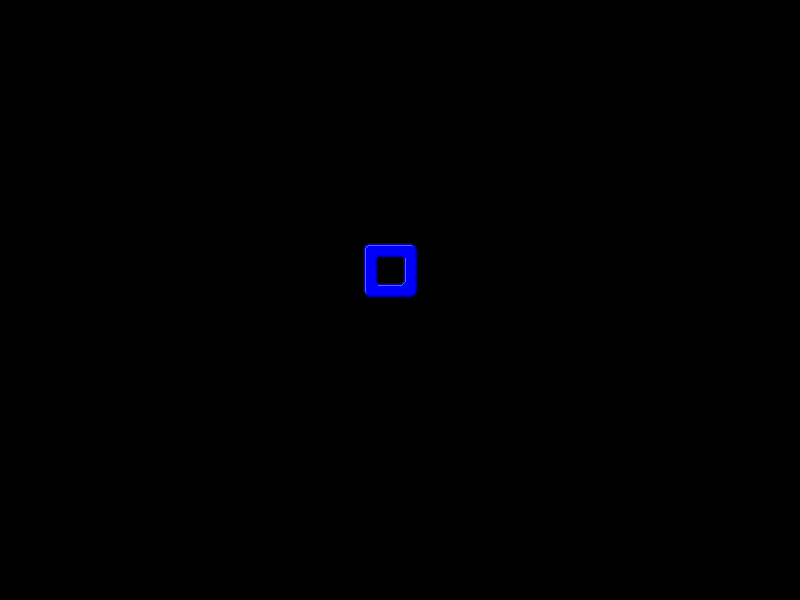

Tiled map render using the project's own tile images. Description and the whole map definition, tile-layer contents included, below:
An orthogonal 40x30 tile map with 20x20 px tiles, 1 tile layer (Tile Layer 1) and 1 object (player).

<map version="1.2" tiledversion="1.2.3" orientation="orthogonal" renderorder="right-down" width="40" height="30" tilewidth="20" tileheight="20" infinite="0" nextlayerid="3" nextobjectid="2">
 <tileset firstgid="1" name="tilemap" tilewidth="20" tileheight="20" spacing="1" tilecount="238" columns="17">
  <image source="tilemapp.png" width="356" height="293" />
 </tileset>
 <layer id="1" name="Tile Layer 1" width="40" height="30">
  <data encoding="csv">
0,0,0,0,0,0,0,0,0,0,0,0,0,0,0,0,0,0,0,0,0,0,0,0,0,0,0,0,0,0,0,0,0,0,0,0,0,0,0,0,
0,0,0,0,0,0,0,0,0,0,0,0,0,0,0,0,0,0,0,0,0,0,0,0,0,0,0,0,0,0,0,0,0,0,0,0,0,0,0,0,
0,0,0,0,0,0,0,0,0,0,0,0,0,0,0,0,0,0,0,0,0,0,0,0,0,0,0,0,0,0,0,0,0,0,0,0,0,0,0,0,
0,0,0,0,0,0,0,0,0,0,0,0,0,0,0,0,0,0,0,0,0,0,0,0,0,0,0,0,0,0,0,0,0,0,0,0,0,0,0,0,
0,0,0,0,0,0,0,0,0,0,0,0,0,0,0,0,0,0,0,0,0,0,0,0,0,0,0,0,0,0,0,0,0,0,0,0,0,0,0,0,
0,0,0,0,0,0,0,0,0,0,0,0,0,0,0,0,0,0,0,0,0,0,0,0,0,0,0,0,0,0,0,0,0,0,0,0,0,0,0,0,
0,0,0,0,0,0,0,0,0,0,0,0,0,0,0,0,0,0,0,0,0,0,0,0,0,0,0,0,0,0,0,0,0,0,0,0,0,0,0,0,
0,0,0,0,0,0,0,0,0,0,0,0,0,0,0,0,0,0,0,0,0,0,0,0,0,0,0,0,0,0,0,0,0,0,0,0,0,0,0,0,
0,0,0,0,0,0,0,0,0,0,0,0,0,0,0,0,0,0,0,0,0,0,0,0,0,0,0,0,0,0,0,0,0,0,0,0,0,0,0,0,
0,0,0,0,0,0,0,0,0,0,0,0,0,0,0,0,0,0,0,0,0,0,0,0,0,0,0,0,0,0,0,0,0,0,0,0,0,0,0,0,
0,0,0,0,0,0,0,0,0,0,0,0,0,0,0,0,0,0,0,0,0,0,0,0,0,0,0,0,0,0,0,0,0,0,0,0,0,0,0,0,
0,0,0,0,0,0,0,0,0,0,0,0,0,0,0,0,0,0,0,0,0,0,0,0,0,0,0,0,0,0,0,0,0,0,0,0,0,0,0,0,
0,0,0,0,0,0,0,0,0,0,0,0,0,0,0,0,0,0,177,229,179,0,0,0,0,0,0,0,0,0,0,0,0,0,0,0,0,0,0,0,
0,0,0,0,0,0,0,0,0,0,0,0,0,0,0,0,0,0,228,0,228,0,0,0,0,0,0,0,0,0,0,0,0,0,0,0,0,0,0,0,
0,0,0,0,0,0,0,0,0,0,0,0,0,0,0,0,0,0,211,229,213,0,0,0,0,0,0,0,0,0,0,0,0,0,0,0,0,0,0,0,
0,0,0,0,0,0,0,0,0,0,0,0,0,0,0,0,0,0,0,0,0,0,0,0,0,0,0,0,0,0,0,0,0,0,0,0,0,0,0,0,
0,0,0,0,0,0,0,0,0,0,0,0,0,0,0,0,0,0,0,0,0,0,0,0,0,0,0,0,0,0,0,0,0,0,0,0,0,0,0,0,
0,0,0,0,0,0,0,0,0,0,0,0,0,0,0,0,0,0,0,0,0,0,0,0,0,0,0,0,0,0,0,0,0,0,0,0,0,0,0,0,
0,0,0,0,0,0,0,0,0,0,0,0,0,0,0,0,0,0,0,0,0,0,0,0,0,0,0,0,0,0,0,0,0,0,0,0,0,0,0,0,
0,0,0,0,0,0,0,0,0,0,0,0,0,0,0,0,0,0,0,0,0,0,0,0,0,0,0,0,0,0,0,0,0,0,0,0,0,0,0,0,
0,0,0,0,0,0,0,0,0,0,0,0,0,0,0,0,0,0,0,0,0,0,0,0,0,0,0,0,0,0,0,0,0,0,0,0,0,0,0,0,
0,0,0,0,0,0,0,0,0,0,0,0,0,0,0,0,0,0,0,0,0,0,0,0,0,0,0,0,0,0,0,0,0,0,0,0,0,0,0,0,
0,0,0,0,0,0,0,0,0,0,0,0,0,0,0,0,0,0,0,0,0,0,0,0,0,0,0,0,0,0,0,0,0,0,0,0,0,0,0,0,
0,0,0,0,0,0,0,0,0,0,0,0,0,0,0,0,0,0,0,0,0,0,0,0,0,0,0,0,0,0,0,0,0,0,0,0,0,0,0,0,
0,0,0,0,0,0,0,0,0,0,0,0,0,0,0,0,0,0,0,0,0,0,0,0,0,0,0,0,0,0,0,0,0,0,0,0,0,0,0,0,
0,0,0,0,0,0,0,0,0,0,0,0,0,0,0,0,0,0,0,0,0,0,0,0,0,0,0,0,0,0,0,0,0,0,0,0,0,0,0,0,
0,0,0,0,0,0,0,0,0,0,0,0,0,0,0,0,0,0,0,0,0,0,0,0,0,0,0,0,0,0,0,0,0,0,0,0,0,0,0,0,
0,0,0,0,0,0,0,0,0,0,0,0,0,0,0,0,0,0,0,0,0,0,0,0,0,0,0,0,0,0,0,0,0,0,0,0,0,0,0,0,
0,0,0,0,0,0,0,0,0,0,0,0,0,0,0,0,0,0,0,0,0,0,0,0,0,0,0,0,0,0,0,0,0,0,0,0,0,0,0,0,
0,0,0,0,0,0,0,0,0,0,0,0,0,0,0,0,0,0,0,0,0,0,0,0,0,0,0,0,0,0,0,0,0,0,0,0,0,0,0,0
</data>
 </layer>
 <objectgroup id="2" name="Object Layer 1">
  <object id="1" type="player" x="380" y="260" width="20" height="20" />
 </objectgroup>
</map>
